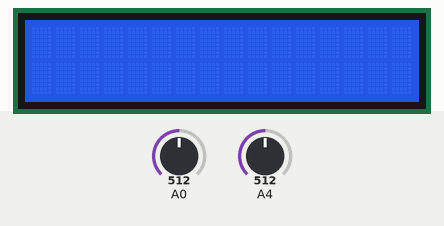
A sketch run on a simulated Arduino Uno, built with avr-gcc and run on an emulated ATmega328P. On the bench: 16×2 character LCD. The inputs (shaded band) are chosen by the test bench; at power-on: A0 = 512, A4 = 512. What the sketch prints to the serial monitor is not drawn.

Above: at 1.2 s.
1.3 s: A0 set to 0
At 1.9 s:
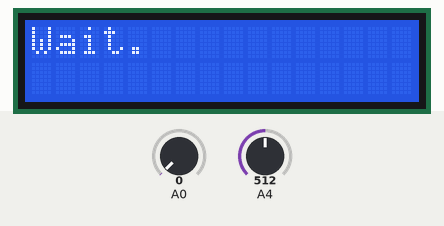
4.0 s: A0 set to 1003
7.0 s: A0 set to 1021
At 7.21 s:
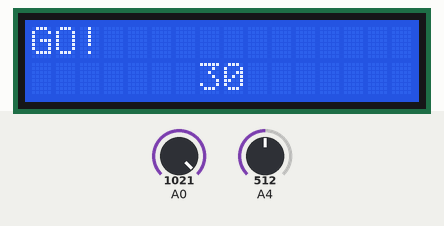
8.8 s: A4 set to 306
At 8.88 s:
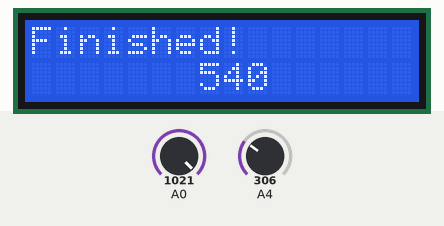
10.9 s: A4 set to 511
At 12.34 s:
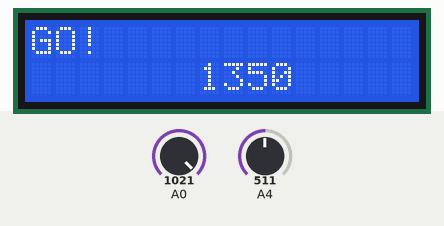
13.8 s: A4 set to 428
15.3 s: A4 set to 398
At 15.39 s:
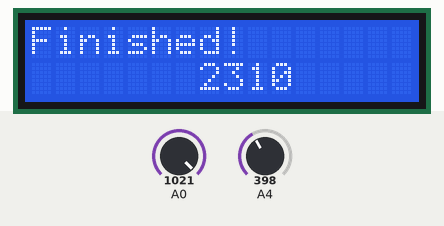

The sketch:

LaserLine.ino
```cpp
#include <LiquidCrystal.h>
int avgValue;
long int time;
int raceValue;
int runningValue;

LiquidCrystal lcd(12, 11, 5, 4, 3, 2);

void setup()
{
  // This code will only run once, after each powerup or reset of the board
  Serial.begin(9600);
  lcd.begin(16, 2);
}

void loop()
{
  // This code will loops consecutively
  int val = analogRead(4);
  Serial.println(val);
  LaserLine();

}

void LaserLine()
{
  getValue();
  if(avgValue == 0)
  {
    lcd.clear();
    lcd.print("Wait");
    startCounter();
  }
  else if(avgValue > 1020)
  {
    lcd.clear();
    lcd.print("GO!");
    while(avgValue > 0)
    {
      time = time + 30; // compensating delay in getValue
      delay(1);
      lcd.setCursor(7, 1);
      lcd.print(time);
      getValue();
      runningValue = analogRead(4);
      if(runningValue < (raceValue - 100))
      {
        lcd.clear();
        lcd.print("Finished!");
        lcd.setCursor(7, 1);
        lcd.print(time);
        avgValue = 0;
      }
    }
  }
}

void getValue()
{
  for(byte i = 0; i < 3; i++)
  {
    avgValue = 0;
    int value[3];     // Can change this number to affect the accuracy of clicks
      value[i] = analogRead(0);
      delay(30);
      if(i != 0)
      {
        value[i] = value[i] + value[i - 1];
      }
    avgValue = value[2] / 3; // This is the value that will be used to determine button pushed
  }
}

void startCounter()
{
  int keepVal[25];
  for(int h = 0; h < 25; h++)
  {
    delay(100);
    keepVal[h] = analogRead(4);
    if(h != 0)
    {
      keepVal[h] = keepVal[h] + keepVal[h - 1];
    }
    if(h % 5 == 0)
    {
      lcd.print(".");
    }
  }
  raceValue = keepVal[24]/ 25;
  lcd.clear();
  lcd.print("Ready at:");
  lcd.setCursor(7, 1);
  lcd.print(raceValue);
}
```

Measured:
- the behaviour switches between 1020 and 1021 on A0 (found by bisection; images 1 and 2)
- the behaviour switches between 412 and 411 on A4 (found by bisection; images 4 and 5)
- after the input at 1.3 s, the display: first changes after 0.13 s (image 1 shows a later state)
- after the input at 7.0 s, the display: first changes after 0.17 s (image 2 shows a later state)
- after the input at 8.8 s, the display: changes at once (image 3)
- after the input at 15.3 s, the display: changes after 0.05 s (image 5)
